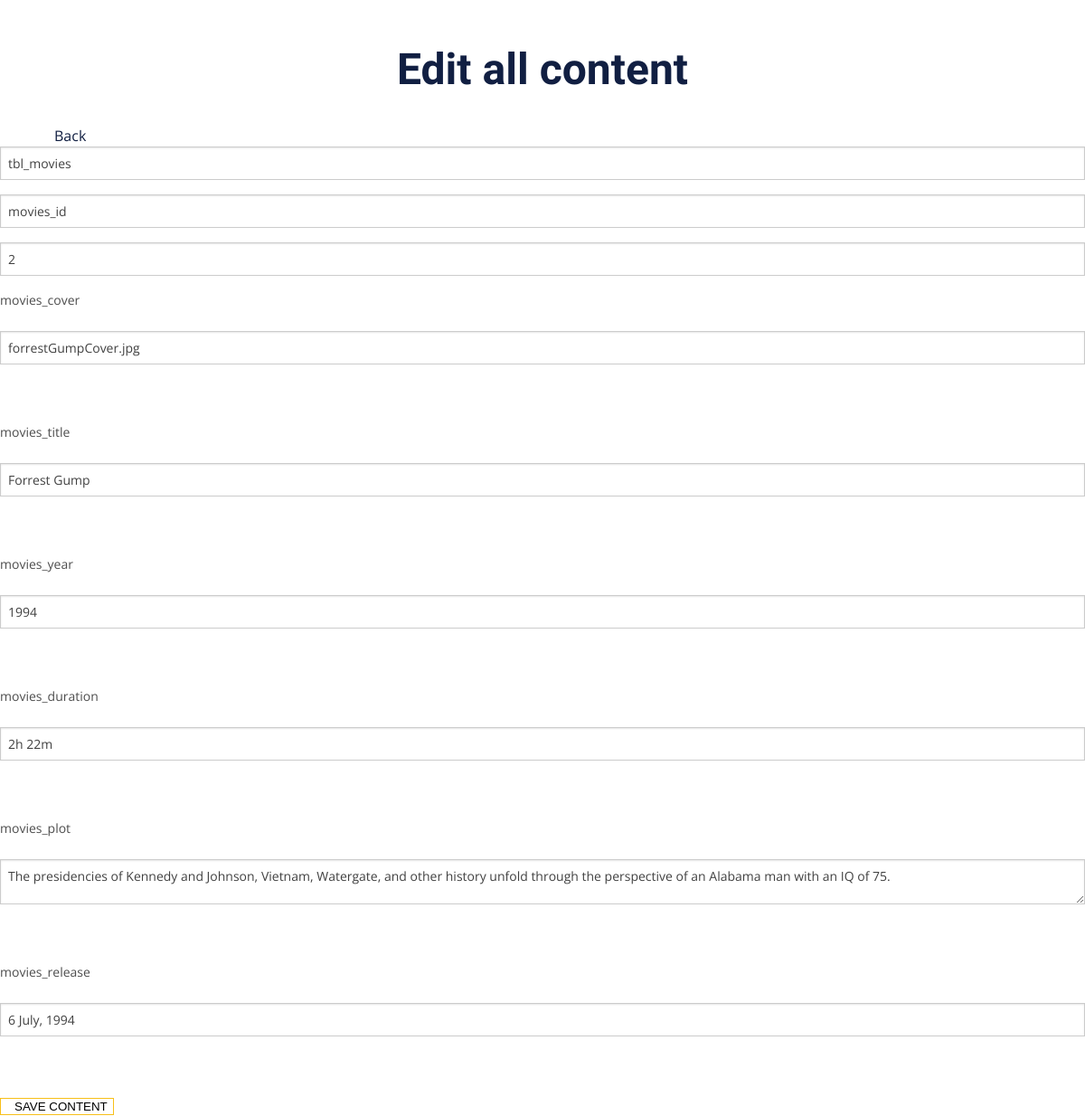
Page /admin/admin_editall.php?id=2 on the committed database.
### tables this page shows
CREATE TABLE `tbl_movies` (
  `movies_id` tinyint(3) UNSIGNED NOT NULL,
  `movies_cover` varchar(75) NOT NULL,
  `movies_title` varchar(200) NOT NULL,
  `movies_year` varchar(5) NOT NULL,
  `movies_duration` varchar(25) NOT NULL,
  `movies_plot` text NOT NULL,
  `movies_release` varchar(125) NOT NULL
);

### admin/phpscripts/read.php (called while the page is built, shortened)
<?php
	function getSingle($tbl, $col, $id) {
		include('connect.php');
		$querySingle = "SELECT * FROM {$tbl} WHERE {$col} = {$id}";
		$runSingle = mysqli_query($link, $querySingle);
		if($runSingle){
			return $runSingle;
		}else{
			$error = "There was error accessing this information. Please contact your admin.";
			return $error;
		}
	}
?>

### admin/phpscripts/single_edit_form.php (the view)
<?php
	function singleEdit($tbl, $col, $moviesId) {
		$result = getSingle($tbl, $col, $moviesId);
		$getResult = mysqli_fetch_array($result);
		echo "<form action=\"phpscripts/edit.php\" method=\"post\">";
		echo "<input hidden name=\"tbl\" value=\"{$tbl}\" >";
		echo "<input hidden name=\"col\" value=\"{$col}\" >";
		echo "<input hidden name=\"id\" value=\"{$moviesId}\" >";
		for($i=0; $i<mysqli_num_fields($result); $i++) {
			$dataType = mysqli_fetch_field_direct($result, $i);
			$fieldName = $dataType->name;
			$fieldType = $dataType->type;
			if($fieldName != $col) {
				echo "<label>{$fieldName}</label><br>";
				if($fieldType != "252") {
					echo "<input type=\"text\" name=\"{$fieldName}\" value=\"{$getResult[$i]}\"><br><br>";
				}else{
					echo "<textarea name=\"{$fieldName}\">{$getResult[$i]}</textarea><br><br>";
				}
			}
		}
		echo "<input id=\"submitButton\" type=\"submit\" name=\"submit\" value=\"SAVE CONTENT\">";
		echo "</form>";
	}
?>

### admin/css/main.css (style rules this page uses)
body { background-color: #FFF; color: #111111; font-family: "Open Sans", sans-serif; font-size: 16px; }
input { background-color: #FFF; border-radius: 200px; box-shadow: none; border: solid 1px #F7BF18; padding-left: 15px; }

### rows in the picture
tbl_movies: movies_cover "forrestGumpCover.jpg", movies_title "Forrest Gump", movies_year "1994", movies_duration "2h 22m", movies_plot "The presidencies of Kennedy and Johnson, Vietnam, Watergate, and other history unfold through the perspective of an Alabama man with an IQ of 75.", movies_release "6 July, 1994"

### other values in the picture
$fieldName "movies_cover"
$fieldName "movies_title"
$fieldName "movies_year"
$fieldName "movies_duration"
$fieldName "movies_plot"
$fieldName "movies_release"
